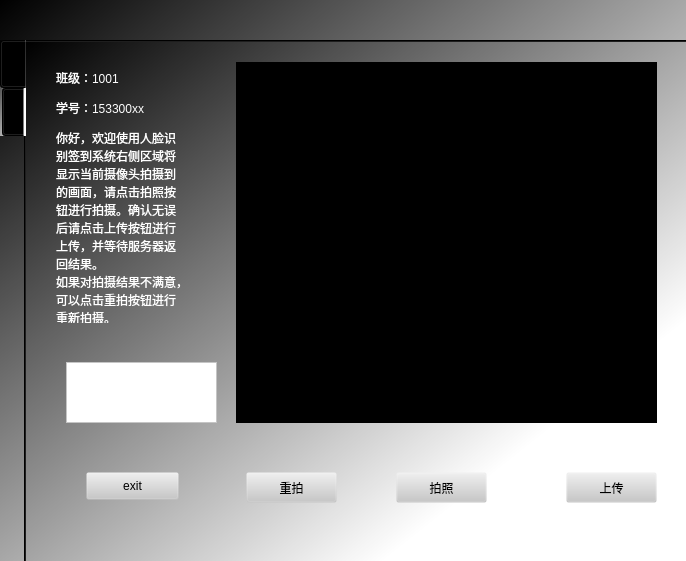
<?xml version="1.0" encoding="UTF-8"?>
<ui version="4.0">
 <class>mode</class>
 <widget class="QWidget" name="mode">
  <property name="geometry">
   <rect>
    <x>0</x>
    <y>0</y>
    <width>686</width>
    <height>561</height>
   </rect>
  </property>
  <property name="windowTitle">
   <string>mode</string>
  </property>
  <property name="styleSheet">
   <string notr="true">background-color:qlineargradient(spread:pad, x1:0, y1:0, x2:1, y2:1, stop:0 rgba(0, 0, 0, 255), stop:0.761194 rgba(255, 255, 255, 255))</string>
  </property>
  <widget class="QStackedWidget" name="stackedWidget">
   <property name="geometry">
    <rect>
     <x>0</x>
     <y>40</y>
     <width>691</width>
     <height>521</height>
    </rect>
   </property>
   <property name="styleSheet">
    <string notr="true">QStackedWidget{
	background-color: rgba(0, 0, 0, 0);
}</string>
   </property>
   <property name="currentIndex">
    <number>0</number>
   </property>
   <widget class="QWidget" name="student">
    <property name="styleSheet">
     <string notr="true"/>
    </property>
    <widget class="QTabWidget" name="tabWidget">
     <property name="enabled">
      <bool>true</bool>
     </property>
     <property name="geometry">
      <rect>
       <x>0</x>
       <y>0</y>
       <width>691</width>
       <height>531</height>
      </rect>
     </property>
     <property name="sizeIncrement">
      <size>
       <width>0</width>
       <height>0</height>
      </size>
     </property>
     <property name="layoutDirection">
      <enum>Qt::LeftToRight</enum>
     </property>
     <property name="styleSheet">
      <string notr="true">QTabBar::tab{ min-height: 80px; min-width:30px;border:2px solid rgb(0, 0, 0)}
QTabBar::tab:second{margin-bottom:5px}
QTabBar::tab:selected{background-color:rgb(255, 255, 255)}
QTabBar::tab:!selected{background-color:rgba(0, 0, 0,0)}
background-color:rgba(0,0,0,0)

</string>
     </property>
     <property name="tabPosition">
      <enum>QTabWidget::West</enum>
     </property>
     <property name="tabShape">
      <enum>QTabWidget::Rounded</enum>
     </property>
     <property name="currentIndex">
      <number>0</number>
     </property>
     <property name="iconSize">
      <size>
       <width>20</width>
       <height>20</height>
      </size>
     </property>
     <property name="elideMode">
      <enum>Qt::ElideNone</enum>
     </property>
     <property name="usesScrollButtons">
      <bool>true</bool>
     </property>
     <property name="documentMode">
      <bool>false</bool>
     </property>
     <property name="tabsClosable">
      <bool>false</bool>
     </property>
     <property name="movable">
      <bool>false</bool>
     </property>
     <property name="tabBarAutoHide">
      <bool>false</bool>
     </property>
     <widget class="QWidget" name="tab">
      <property name="styleSheet">
       <string notr="true"/>
      </property>
      <attribute name="title">
       <string>签到</string>
      </attribute>
      <widget class="QLabel" name="class_label">
       <property name="geometry">
        <rect>
         <x>30</x>
         <y>20</y>
         <width>111</width>
         <height>31</height>
        </rect>
       </property>
       <property name="styleSheet">
        <string notr="true">color:rgb(255,255, 255);
/*
border:0.1em solid rgb(158, 149, 255);
border-radius:5px;
*/
background-color: rgba(32, 125, 255,0);</string>
       </property>
       <property name="text">
        <string>班级：1001</string>
       </property>
      </widget>
      <widget class="QPushButton" name="recap_Button">
       <property name="geometry">
        <rect>
         <x>220</x>
         <y>430</y>
         <width>91</width>
         <height>31</height>
        </rect>
       </property>
       <property name="styleSheet">
        <string notr="true">color:rgb(0, 0, 0);
border:0.1em solid rgb(0, 0, 0);
/*
border-radius:5px;
*/
background-color: rgba(200, 200, 200,0);</string>
       </property>
       <property name="text">
        <string>重拍</string>
       </property>
      </widget>
      <widget class="QLabel" name="label">
       <property name="geometry">
        <rect>
         <x>30</x>
         <y>90</y>
         <width>161</width>
         <height>191</height>
        </rect>
       </property>
       <property name="styleSheet">
        <string notr="true">color:rgb(255,255, 255);
/*
border:0.1em solid rgb(158, 149, 255);
border-radius:5px;
*/
background-color: rgba(32, 125, 255,0);</string>
       </property>
       <property name="text">
        <string>你好，欢迎使用人脸识
别签到系统右侧区域将
显示当前摄像头拍摄到
的画面，请点击拍照按
钮进行拍摄。确认无误
后请点击上传按钮进行
上传，并等待服务器返
回结果。
如果对拍摄结果不满意，
可以点击重拍按钮进行
重新拍摄。</string>
       </property>
      </widget>
      <widget class="QPushButton" name="capture_Button">
       <property name="geometry">
        <rect>
         <x>370</x>
         <y>430</y>
         <width>91</width>
         <height>31</height>
        </rect>
       </property>
       <property name="styleSheet">
        <string notr="true">color:rgb(0, 0, 0);
border:0.1em solid rgb(0, 0, 0);
/*
border-radius:5px;
*/
background-color: rgba(200, 200, 200,0);</string>
       </property>
       <property name="text">
        <string>拍照</string>
       </property>
      </widget>
      <widget class="QLabel" name="id_label">
       <property name="geometry">
        <rect>
         <x>30</x>
         <y>50</y>
         <width>111</width>
         <height>31</height>
        </rect>
       </property>
       <property name="styleSheet">
        <string notr="true">color:rgb(255,255, 255);
/*
border:0.1em solid rgb(158, 149, 255);
border-radius:5px;
*/
background-color: rgba(32, 125, 255,0);</string>
       </property>
       <property name="text">
        <string>学号：153300xx</string>
       </property>
      </widget>
      <widget class="QPushButton" name="upload_Button">
       <property name="geometry">
        <rect>
         <x>540</x>
         <y>430</y>
         <width>91</width>
         <height>31</height>
        </rect>
       </property>
       <property name="styleSheet">
        <string notr="true">color:rgb(0, 0, 0);
border:0.1em solid rgb(0, 0, 0);
/*
border-radius:5px;
*/
background-color: rgba(200, 200, 200,0);</string>
       </property>
       <property name="text">
        <string>上传</string>
       </property>
      </widget>
      <widget class="QLabel" name="camlabel">
       <property name="geometry">
        <rect>
         <x>210</x>
         <y>20</y>
         <width>421</width>
         <height>361</height>
        </rect>
       </property>
       <property name="styleSheet">
        <string notr="true">background-color:black;</string>
       </property>
       <property name="text">
        <string/>
       </property>
      </widget>
      <widget class="QPushButton" name="pushButton">
       <property name="geometry">
        <rect>
         <x>60</x>
         <y>430</y>
         <width>93</width>
         <height>28</height>
        </rect>
       </property>
       <property name="styleSheet">
        <string notr="true">color:rgb(0, 0, 0);
border:0.1em solid rgb(0, 0, 0);
/*
border-radius:5px;
*/
background-color: rgba(200, 200, 200,0);</string>
       </property>
       <property name="text">
        <string>exit</string>
       </property>
      </widget>
      <widget class="QTextEdit" name="textEdit">
       <property name="geometry">
        <rect>
         <x>40</x>
         <y>320</y>
         <width>151</width>
         <height>61</height>
        </rect>
       </property>
       <property name="styleSheet">
        <string notr="true">color:rgb(255,255, 255);
/*
border:0.1em solid rgb(158, 149, 255);
border-radius:5px;
*/
background-color: rgba(255, 255, 255,255);</string>
       </property>
      </widget>
     </widget>
     <widget class="QWidget" name="tab_2">
      <attribute name="title">
       <string>查询</string>
      </attribute>
      <widget class="QPushButton" name="query_button">
       <property name="geometry">
        <rect>
         <x>510</x>
         <y>60</y>
         <width>93</width>
         <height>28</height>
        </rect>
       </property>
       <property name="styleSheet">
        <string notr="true">color:rgb(0, 0, 0);
border:0.1em solid rgb(0, 0, 0);
/*
border-radius:5px;
*/
background-color: rgba(200, 200, 200,0);</string>
       </property>
       <property name="text">
        <string>查询</string>
       </property>
      </widget>
      <widget class="QTableWidget" name="query_table">
       <property name="geometry">
        <rect>
         <x>120</x>
         <y>140</y>
         <width>406</width>
         <height>281</height>
        </rect>
       </property>
       <property name="styleSheet">
        <string notr="true">color:rgb(79, 79, 79);
border-radius:5px;
background-color: white;</string>
       </property>
       <attribute name="horizontalHeaderDefaultSectionSize">
        <number>180</number>
       </attribute>
       <column>
        <property name="text">
         <string>日期</string>
        </property>
       </column>
       <column>
        <property name="text">
         <string>是否签到</string>
        </property>
       </column>
      </widget>
      <widget class="QLabel" name="label_5">
       <property name="geometry">
        <rect>
         <x>290</x>
         <y>65</y>
         <width>16</width>
         <height>21</height>
        </rect>
       </property>
       <property name="styleSheet">
        <string notr="true">color:rgb(255,255, 255);
/*
border:0.1em solid rgb(158, 149, 255);
border-radius:5px;
*/
background-color: rgba(32, 125, 255,0);</string>
       </property>
       <property name="text">
        <string>-</string>
       </property>
      </widget>
      <widget class="QDateEdit" name="query_date1">
       <property name="geometry">
        <rect>
         <x>130</x>
         <y>60</y>
         <width>141</width>
         <height>31</height>
        </rect>
       </property>
       <property name="styleSheet">
        <string notr="true">color:rgb(0, 0, 127);
border:0.1em solid rgb(0, 0, 0);
border-radius:5px;
background-color: rgba(255, 255, 255,200);</string>
       </property>
       <property name="dateTime">
        <datetime>
         <hour>0</hour>
         <minute>0</minute>
         <second>0</second>
         <year>2018</year>
         <month>1</month>
         <day>1</day>
        </datetime>
       </property>
      </widget>
      <widget class="QDateEdit" name="query_date2">
       <property name="geometry">
        <rect>
         <x>320</x>
         <y>60</y>
         <width>141</width>
         <height>31</height>
        </rect>
       </property>
       <property name="styleSheet">
        <string notr="true">color:rgb(0, 0, 127);
border:0.1em solid rgb(0, 0, 0);
border-radius:5px;
background-color: rgba(255, 255, 255,200);</string>
       </property>
       <property name="dateTime">
        <datetime>
         <hour>0</hour>
         <minute>0</minute>
         <second>0</second>
         <year>2018</year>
         <month>12</month>
         <day>31</day>
        </datetime>
       </property>
      </widget>
     </widget>
    </widget>
   </widget>
   <widget class="QWidget" name="teacher">
    <widget class="QTabWidget" name="tabWidget_2">
     <property name="geometry">
      <rect>
       <x>0</x>
       <y>0</y>
       <width>711</width>
       <height>521</height>
      </rect>
     </property>
     <property name="styleSheet">
      <string notr="true">QTabBar::tab{ min-height: 80px; min-width:30px;border:2px solid rgb(0, 0, 0)}
QTabBar::tab:second{margin-bottom:5px}
QTabBar::tab:selected{background-color:rgb(255, 255, 255)}
QTabBar::tab:!selected{background-color:rgba(0, 0, 0,0)}
background-color:rgba(0,0,0,0)

</string>
     </property>
     <property name="tabPosition">
      <enum>QTabWidget::West</enum>
     </property>
     <property name="tabShape">
      <enum>QTabWidget::Triangular</enum>
     </property>
     <property name="currentIndex">
      <number>0</number>
     </property>
     <widget class="QWidget" name="tab_3">
      <attribute name="title">
       <string>签到界面</string>
      </attribute>
      <widget class="QTableWidget" name="signin_table">
       <property name="geometry">
        <rect>
         <x>80</x>
         <y>150</y>
         <width>451</width>
         <height>201</height>
        </rect>
       </property>
       <property name="styleSheet">
        <string notr="true">color:rgb(79, 79, 79);
border-radius:5px;
background-color: white;</string>
       </property>
       <property name="lineWidth">
        <number>4</number>
       </property>
       <attribute name="horizontalHeaderDefaultSectionSize">
        <number>213</number>
       </attribute>
       <attribute name="horizontalHeaderMinimumSectionSize">
        <number>36</number>
       </attribute>
       <attribute name="verticalHeaderDefaultSectionSize">
        <number>39</number>
       </attribute>
       <attribute name="verticalHeaderMinimumSectionSize">
        <number>34</number>
       </attribute>
       <column>
        <property name="text">
         <string>姓名</string>
        </property>
       </column>
       <column>
        <property name="text">
         <string>签到情况</string>
        </property>
       </column>
      </widget>
      <widget class="QPushButton" name="dynamic_signin">
       <property name="geometry">
        <rect>
         <x>250</x>
         <y>390</y>
         <width>91</width>
         <height>41</height>
        </rect>
       </property>
       <property name="styleSheet">
        <string notr="true">color:rgb(0, 0, 0);
border:0.1em solid rgb(0, 0, 0);
/*
border-radius:5px;
*/
background-color: rgba(200, 200, 200,0);</string>
       </property>
       <property name="text">
        <string>动态签到</string>
       </property>
      </widget>
      <widget class="QPushButton" name="normal_signin">
       <property name="geometry">
        <rect>
         <x>80</x>
         <y>390</y>
         <width>91</width>
         <height>41</height>
        </rect>
       </property>
       <property name="styleSheet">
        <string notr="true">color:rgb(0, 0, 0);
border:0.1em solid rgb(0, 0, 0);
/*
border-radius:5px;
*/
background-color: rgba(200, 200, 200,0);</string>
       </property>
       <property name="text">
        <string>课前签到</string>
       </property>
      </widget>
      <widget class="QTextEdit" name="broadcastText">
       <property name="geometry">
        <rect>
         <x>80</x>
         <y>20</y>
         <width>351</width>
         <height>101</height>
        </rect>
       </property>
       <property name="styleSheet">
        <string notr="true">color:rgb(255,255, 255);
/*
border:0.1em solid rgb(158, 149, 255);
border-radius:5px;
*/
background-color: rgba(255, 255, 255,255);</string>
       </property>
      </widget>
      <widget class="QPushButton" name="finish_signin">
       <property name="geometry">
        <rect>
         <x>430</x>
         <y>390</y>
         <width>91</width>
         <height>41</height>
        </rect>
       </property>
       <property name="styleSheet">
        <string notr="true">color:rgb(0, 0, 0);
border:0.1em solid rgb(0, 0, 0);
/*
border-radius:5px;
*/
background-color: rgba(200, 200, 200,0);</string>
       </property>
       <property name="text">
        <string>结束签到</string>
       </property>
      </widget>
      <widget class="QPushButton" name="pushButton_2">
       <property name="geometry">
        <rect>
         <x>460</x>
         <y>50</y>
         <width>61</width>
         <height>31</height>
        </rect>
       </property>
       <property name="styleSheet">
        <string notr="true">color:rgb(0, 0, 0);
border:0.1em solid rgb(0, 0, 0);
/*
border-radius:5px;
*/
background-color: rgba(200, 200, 200,0);</string>
       </property>
       <property name="text">
        <string>发送</string>
       </property>
      </widget>
     </widget>
     <widget class="QWidget" name="tab_4">
      <attribute name="title">
       <string>查询</string>
      </attribute>
      <widget class="QLineEdit" name="query_id">
       <property name="geometry">
        <rect>
         <x>280</x>
         <y>80</y>
         <width>141</width>
         <height>41</height>
        </rect>
       </property>
       <property name="styleSheet">
        <string notr="true">color:rgb(255, 255, 255);
border:2px solid rgb(200, 200, 200);
border-radius:5px;
background-color: rgb(255, 255, 255);</string>
       </property>
      </widget>
      <widget class="QLabel" name="label_6">
       <property name="geometry">
        <rect>
         <x>210</x>
         <y>80</y>
         <width>51</width>
         <height>41</height>
        </rect>
       </property>
       <property name="font">
        <font>
         <pointsize>12</pointsize>
        </font>
       </property>
       <property name="styleSheet">
        <string notr="true">color:rgb(255,255, 255);
/*
border:0.1em solid rgb(158, 149, 255);
border-radius:5px;
*/
background-color: rgba(32, 125, 255,0);</string>
       </property>
       <property name="text">
        <string>学号：</string>
       </property>
      </widget>
      <widget class="QLabel" name="label_7">
       <property name="geometry">
        <rect>
         <x>190</x>
         <y>160</y>
         <width>91</width>
         <height>41</height>
        </rect>
       </property>
       <property name="font">
        <font>
         <pointsize>12</pointsize>
        </font>
       </property>
       <property name="styleSheet">
        <string notr="true">color:rgb(255,255, 255);
/*
border:0.1em solid rgb(158, 149, 255);
border-radius:5px;
*/
background-color: rgba(32, 125, 255,0);</string>
       </property>
       <property name="text">
        <string>起始日期：</string>
       </property>
      </widget>
      <widget class="QLabel" name="label_8">
       <property name="geometry">
        <rect>
         <x>190</x>
         <y>230</y>
         <width>91</width>
         <height>41</height>
        </rect>
       </property>
       <property name="font">
        <font>
         <pointsize>12</pointsize>
        </font>
       </property>
       <property name="styleSheet">
        <string notr="true">color:rgb(255,255, 255);
/*
border:0.1em solid rgb(158, 149, 255);
border-radius:5px;
*/
background-color: rgba(32, 125, 255,0);</string>
       </property>
       <property name="text">
        <string>结束日期：</string>
       </property>
      </widget>
      <widget class="QPushButton" name="tea_query">
       <property name="geometry">
        <rect>
         <x>280</x>
         <y>320</y>
         <width>91</width>
         <height>61</height>
        </rect>
       </property>
       <property name="styleSheet">
        <string notr="true">color:rgb(0, 0, 0);
border:0.1em solid rgb(0, 0, 0);
/*
border-radius:5px;
*/
background-color: rgba(200, 200, 200,0);</string>
       </property>
       <property name="text">
        <string>查询</string>
       </property>
      </widget>
      <widget class="QDateEdit" name="tea_query_date1">
       <property name="geometry">
        <rect>
         <x>280</x>
         <y>160</y>
         <width>141</width>
         <height>41</height>
        </rect>
       </property>
       <property name="styleSheet">
        <string notr="true">color:rgb(0, 0, 127);
border:0.1em solid rgb(0, 0, 0);
border-radius:5px;
background-color: rgba(255, 255, 255,200);</string>
       </property>
       <property name="dateTime">
        <datetime>
         <hour>0</hour>
         <minute>0</minute>
         <second>0</second>
         <year>2018</year>
         <month>1</month>
         <day>1</day>
        </datetime>
       </property>
      </widget>
      <widget class="QDateEdit" name="tea_query_date2">
       <property name="geometry">
        <rect>
         <x>280</x>
         <y>230</y>
         <width>141</width>
         <height>41</height>
        </rect>
       </property>
       <property name="styleSheet">
        <string notr="true">color:rgb(0, 0, 127);
border:0.1em solid rgb(0, 0, 0);
border-radius:5px;
background-color: rgba(255, 255, 255,200);</string>
       </property>
       <property name="dateTime">
        <datetime>
         <hour>0</hour>
         <minute>0</minute>
         <second>0</second>
         <year>2018</year>
         <month>12</month>
         <day>31</day>
        </datetime>
       </property>
      </widget>
     </widget>
     <widget class="QWidget" name="tab_5">
      <attribute name="title">
       <string>人工签到</string>
      </attribute>
      <widget class="QLabel" name="label_9">
       <property name="geometry">
        <rect>
         <x>190</x>
         <y>110</y>
         <width>51</width>
         <height>41</height>
        </rect>
       </property>
       <property name="font">
        <font>
         <pointsize>12</pointsize>
        </font>
       </property>
       <property name="styleSheet">
        <string notr="true">color:rgb(255,255, 255);
/*
border:0.1em solid rgb(158, 149, 255);
border-radius:5px;
*/
background-color: rgba(32, 125, 255,0);</string>
       </property>
       <property name="text">
        <string>学号：</string>
       </property>
      </widget>
      <widget class="QLineEdit" name="signin_id">
       <property name="geometry">
        <rect>
         <x>250</x>
         <y>110</y>
         <width>171</width>
         <height>41</height>
        </rect>
       </property>
       <property name="styleSheet">
        <string notr="true">color:rgb(255, 255, 255);
border:2px solid rgb(200, 200, 200);
border-radius:5px;
background-color: rgb(255, 255, 255);</string>
       </property>
      </widget>
      <widget class="QRadioButton" name="signin_ratio">
       <property name="geometry">
        <rect>
         <x>290</x>
         <y>210</y>
         <width>71</width>
         <height>41</height>
        </rect>
       </property>
       <property name="font">
        <font>
         <pointsize>-1</pointsize>
        </font>
       </property>
       <property name="styleSheet">
        <string notr="true">font-size:20px;
color:rgb(255, 255, 255);
/*
border:0.1em solid rgb(158, 149, 255);
border-radius:5px;
*/
background-color: rgba(32, 125, 255,0);
</string>
       </property>
       <property name="text">
        <string>签到</string>
       </property>
      </widget>
      <widget class="QRadioButton" name="absence_ratio">
       <property name="geometry">
        <rect>
         <x>390</x>
         <y>210</y>
         <width>71</width>
         <height>41</height>
        </rect>
       </property>
       <property name="font">
        <font>
         <pointsize>-1</pointsize>
        </font>
       </property>
       <property name="styleSheet">
        <string notr="true">font-size:20px;
color:rgb(255, 255, 255);
/*
border:0.1em solid rgb(158, 149, 255);
border-radius:5px;
*/
background-color: rgba(32, 125, 255,0);
</string>
       </property>
       <property name="text">
        <string>缺席</string>
       </property>
      </widget>
      <widget class="QLabel" name="label_10">
       <property name="geometry">
        <rect>
         <x>190</x>
         <y>210</y>
         <width>101</width>
         <height>41</height>
        </rect>
       </property>
       <property name="font">
        <font>
         <pointsize>12</pointsize>
        </font>
       </property>
       <property name="styleSheet">
        <string notr="true">color:rgb(255,255, 255);
/*
border:0.1em solid rgb(158, 149, 255);
border-radius:5px;
*/
background-color: rgba(32, 125, 255,0);</string>
       </property>
       <property name="text">
        <string>签到情况：</string>
       </property>
      </widget>
      <widget class="QPushButton" name="man_signin">
       <property name="geometry">
        <rect>
         <x>270</x>
         <y>290</y>
         <width>91</width>
         <height>61</height>
        </rect>
       </property>
       <property name="styleSheet">
        <string notr="true">color:rgb(0, 0, 0);
border:0.1em solid rgb(0, 0, 0);
/*
border-radius:5px;
*/
background-color: rgba(200, 200, 200,0);</string>
       </property>
       <property name="text">
        <string>提交</string>
       </property>
      </widget>
     </widget>
    </widget>
   </widget>
  </widget>
 </widget>
 <layoutdefault spacing="6" margin="11"/>
 <resources/>
 <connections>
  <connection>
   <sender>pushButton</sender>
   <signal>clicked()</signal>
   <receiver>mode</receiver>
   <slot>exit()</slot>
   <hints>
    <hint type="sourcelabel">
     <x>153</x>
     <y>440</y>
    </hint>
    <hint type="destinationlabel">
     <x>-42</x>
     <y>426</y>
    </hint>
   </hints>
  </connection>
  <connection>
   <sender>recap_Button</sender>
   <signal>clicked()</signal>
   <receiver>mode</receiver>
   <slot>recap()</slot>
   <hints>
    <hint type="sourcelabel">
     <x>312</x>
     <y>441</y>
    </hint>
    <hint type="destinationlabel">
     <x>-107</x>
     <y>418</y>
    </hint>
   </hints>
  </connection>
  <connection>
   <sender>capture_Button</sender>
   <signal>clicked()</signal>
   <receiver>mode</receiver>
   <slot>capture()</slot>
   <hints>
    <hint type="sourcelabel">
     <x>442</x>
     <y>444</y>
    </hint>
    <hint type="destinationlabel">
     <x>-127</x>
     <y>408</y>
    </hint>
   </hints>
  </connection>
  <connection>
   <sender>upload_Button</sender>
   <signal>clicked()</signal>
   <receiver>mode</receiver>
   <slot>upload()</slot>
   <hints>
    <hint type="sourcelabel">
     <x>632</x>
     <y>445</y>
    </hint>
    <hint type="destinationlabel">
     <x>-89</x>
     <y>404</y>
    </hint>
   </hints>
  </connection>
  <connection>
   <sender>query_button</sender>
   <signal>clicked()</signal>
   <receiver>mode</receiver>
   <slot>query()</slot>
   <hints>
    <hint type="sourcelabel">
     <x>584</x>
     <y>80</y>
    </hint>
    <hint type="destinationlabel">
     <x>-63</x>
     <y>38</y>
    </hint>
   </hints>
  </connection>
  <connection>
   <sender>pushButton_2</sender>
   <signal>clicked()</signal>
   <receiver>mode</receiver>
   <slot>broadcast()</slot>
   <hints>
    <hint type="sourcelabel">
     <x>533</x>
     <y>71</y>
    </hint>
    <hint type="destinationlabel">
     <x>-46</x>
     <y>42</y>
    </hint>
   </hints>
  </connection>
  <connection>
   <sender>normal_signin</sender>
   <signal>clicked()</signal>
   <receiver>mode</receiver>
   <slot>normal_signin()</slot>
   <hints>
    <hint type="sourcelabel">
     <x>184</x>
     <y>420</y>
    </hint>
    <hint type="destinationlabel">
     <x>-65</x>
     <y>374</y>
    </hint>
   </hints>
  </connection>
  <connection>
   <sender>dynamic_signin</sender>
   <signal>clicked()</signal>
   <receiver>mode</receiver>
   <slot>dynamic_signin()</slot>
   <hints>
    <hint type="sourcelabel">
     <x>344</x>
     <y>405</y>
    </hint>
    <hint type="destinationlabel">
     <x>-56</x>
     <y>363</y>
    </hint>
   </hints>
  </connection>
  <connection>
   <sender>finish_signin</sender>
   <signal>clicked()</signal>
   <receiver>mode</receiver>
   <slot>finish_signin()</slot>
   <hints>
    <hint type="sourcelabel">
     <x>500</x>
     <y>413</y>
    </hint>
    <hint type="destinationlabel">
     <x>-35</x>
     <y>369</y>
    </hint>
   </hints>
  </connection>
  <connection>
   <sender>tea_query</sender>
   <signal>clicked()</signal>
   <receiver>mode</receiver>
   <slot>teacher_query()</slot>
   <hints>
    <hint type="sourcelabel">
     <x>397</x>
     <y>345</y>
    </hint>
    <hint type="destinationlabel">
     <x>-91</x>
     <y>292</y>
    </hint>
   </hints>
  </connection>
  <connection>
   <sender>man_signin</sender>
   <signal>clicked()</signal>
   <receiver>mode</receiver>
   <slot>manSignin()</slot>
   <hints>
    <hint type="sourcelabel">
     <x>377</x>
     <y>327</y>
    </hint>
    <hint type="destinationlabel">
     <x>-47</x>
     <y>265</y>
    </hint>
   </hints>
  </connection>
 </connections>
 <slots>
  <slot>exit()</slot>
  <slot>recap()</slot>
  <slot>capture()</slot>
  <slot>upload()</slot>
  <slot>query()</slot>
  <slot>broadcast()</slot>
  <slot>normal_signin()</slot>
  <slot>dynamic_signin()</slot>
  <slot>finish_signin()</slot>
  <slot>teacher_query()</slot>
  <slot>manSignin()</slot>
 </slots>
</ui>
